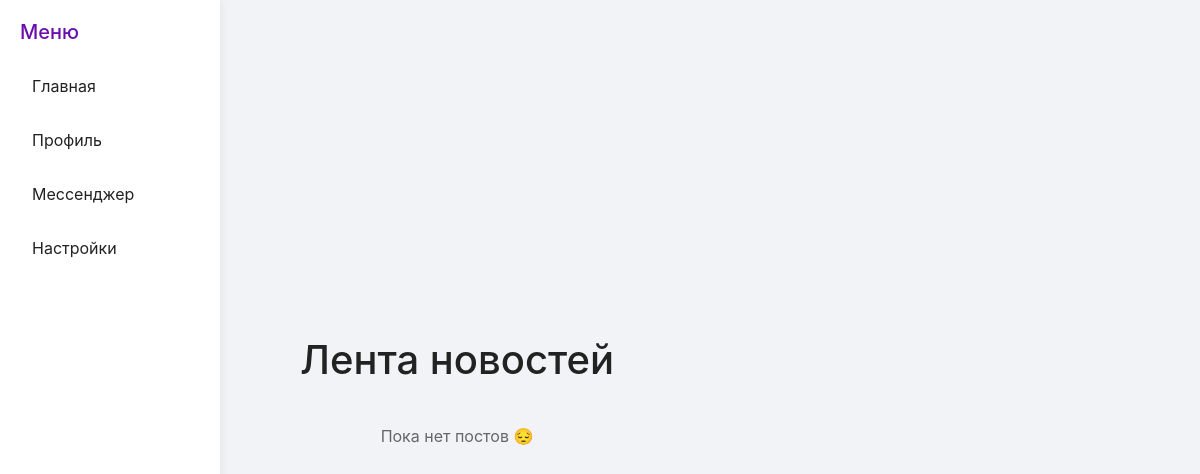
Page /main/ on the earlier database version.
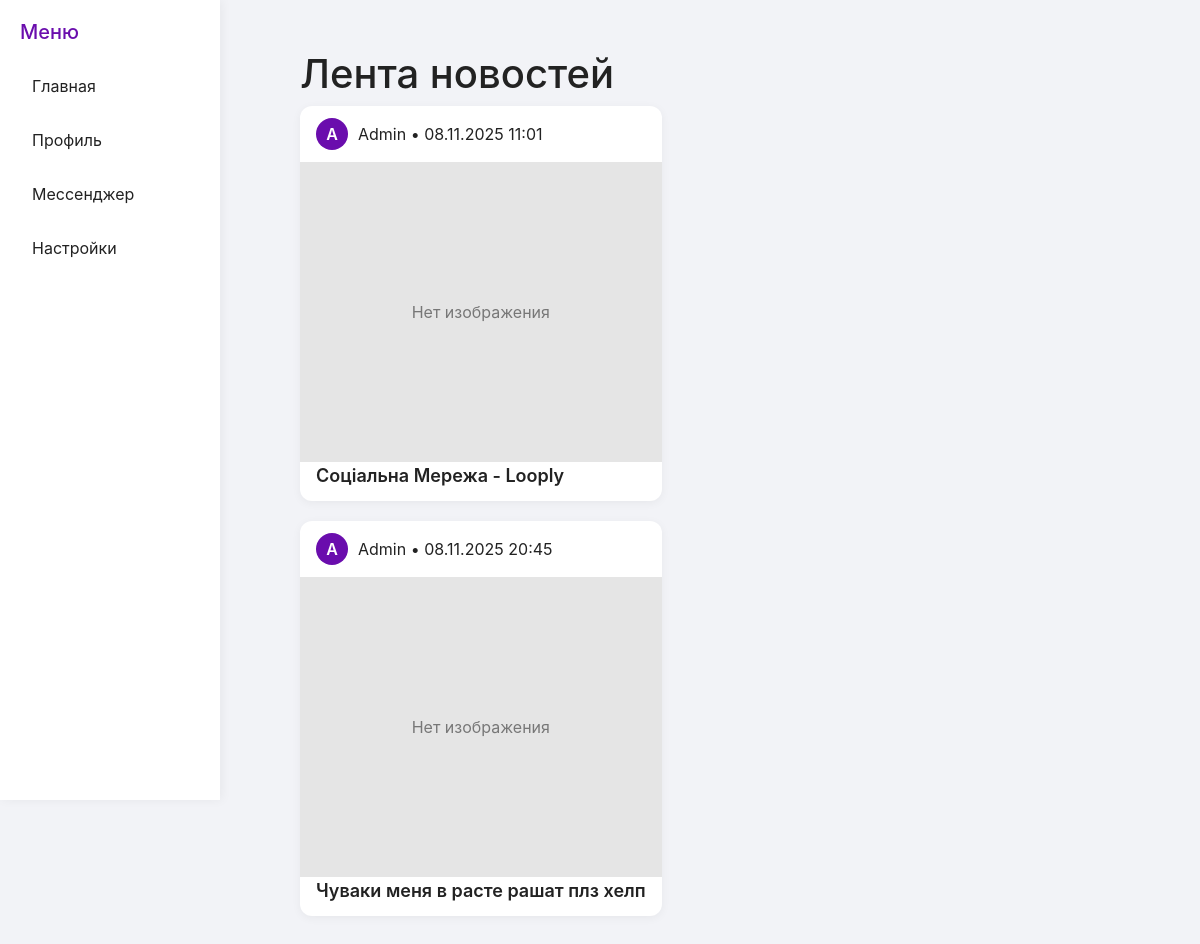
Same page on the later database version.
### LooplyApp/models.py (models this page shows, shortened)
class Post(models.Model):
    author = models.ForeignKey(User, on_delete=models.CASCADE, related_name='posts')
    title = models.CharField(max_length=150)
    content = models.CharField(null=True, blank=True)
    photos = models.ImageField(upload_to='posts/', blank=True, null=True)
    created_at = models.DateTimeField(auto_now_add=True)

class User(AbstractUser):
    ROLE_CHOICES = [
        ('user', 'Пользователь'),
        ('moder', 'Модератор'),
        ('admin', 'Администратор'),
    ]
    username = models.CharField(max_length=50, unique=True)
    email = models.EmailField(unique=True)
    avatar = models.ImageField(null=True, blank=True)
    bio = models.CharField(null=True, blank=True, max_length=150)
    role = models.CharField(max_length=20, choices=ROLE_CHOICES, default='user')
    USERNAME_FIELD = 'username'
    REQUIRED_FIELDS = ['email']

### LooplyApp/views.py (the view)
# urls.py: path('main/', views.main_view, name='main'),
def main_view(request):
    posts = Post.objects.all()
    return render(request, "main.html", {
        "posts": posts
    })

### templates/main.html (shortened to what this page needs)
{% extends "base.html" %}
{% load static %}
{% block content %}
<div class="sidebar">
    <h2>Меню</h2>
    <a href="{% url 'main' %}">Главная</a>
    <a href="{% url 'profile' user.id %}">Профиль</a>
    <a href="#">Мессенджер</a>
    <a href="#">Настройки</a>
</div>
<div class="main-container">
    <h1>Лента новостей</h1>
    {% if posts %}
        {% for post in posts %}
            <div class="post-card">
                <div class="post-header">
                    <a href="{% url 'profile_user' post.author.id %}"
                        style="text-decoration:none; color:inherit; display:flex; align-items:center; gap:10px;">
                        {% if post.author.profile.avatar %}
                            <img src="{{ post.author.profile.avatar.url }}" alt="Аватар" class="avatar">
                        {% else %}
                            <div class="avatar">
                                {{ post.author.username|slice:":1"|upper }}
                            </div>
                        {% endif %}
                        <span>{{ post.author.username }} • {{ post.created_at|date:"d.m.Y H:i" }}</span>
                    </a>
                </div>
                <a href="{% url 'post_detail' post.id %}" style="text-decoration:none; color:inherit;">
                    {% if post.image %}
                        <img src="{{ post.image.url }}" class="post-image">
                    {% else %}
                        <div class="post-image" style="background:#e5e5e5;display:flex;align-items:center;justify-content:center;color:#777;">
                            Нет изображения
                        </div>
                    {% endif %}
                    <div class="post-title">{{ post.title }}</div>
                </a>
            </div>
        {% endfor %}
    {% else %}
        <p class="no-posts">Пока нет постов 😔</p>
    {% endif %}
</div>
{% endblock %}

### templates/base.html (shortened to what this page needs)
<!DOCTYPE html>
<html lang="uk">
<head>
     <link href="https://cdn.jsdelivr.net/npm/bootstrap@5.3.6/dist/css/bootstrap.min.css" rel="stylesheet">
    {% load static %}
		<link rel="stylesheet" href="{% static 'css/style.css' %}">
</head>
<body>
    {% block content %}{% endblock %}
</body>
</html>

### static/css/style.css (style rules this page uses)
body { background: #f3f6f9; font-family: Inter, Segoe UI, system-ui, Arial, sans-serif; margin: 0; padding: 0; }
body { margin: 0; padding: 0; font-family: 'Inter', 'Segoe UI', sans-serif; background: linear-gradient(135deg, #e0f2ff, #f3f6f9); display: flex; justify-content: center; align-items: center; min-height: 100vh; }

### templates/main.html (style rules this page uses)
body { background: #f2f3f7; font-family: "Inter", sans-serif; color: #222; margin: 0; }
.sidebar { width: 220px; background: #fff; position: fixed; top: 0; left: 0; margin: 0; height: 100vh; padding: 20px; box-sizing: border-box; box-shadow: 2px 0 10px rgba(0,0,0,0.05); display: flex; flex-direction: column; }
.sidebar h2 { margin: 0 0 20px 0; font-size: 20px; color: #6A0DAD; }
.sidebar a { text-decoration: none; color: #222; padding: 10px 12px; margin-bottom: 10px; border-radius: 8px; transition: background 0.2s; }
.main-container { max-width: 1000px; margin-left: 280px; margin-right: auto; margin-top: 30px; margin-bottom: 30px; padding: 20px; }
.post-card { border-radius: 12px; overflow: hidden; background: #fff; box-shadow: 0 2px 10px rgba(0,0,0,0.05); margin-bottom: 20px; text-decoration: none; color: inherit; transition: transform 0.2s ease, box-shadow 0.2s ease; }
.post-header { display: flex; justify-content: space-between; align-items: center; padding: 12px 16px; }
.avatar { width: 32px; height: 32px; border-radius: 50%; display: flex; align-items: center; justify-content: center; font-weight: 600; color: #fff; text-transform: uppercase; background-color: #6A0DAD; }
.post-title { padding: 0 16px 12px 16px; font-size: 18px; font-weight: 600; color: #222; }
.post-image { width: 100%; height: 300px; object-fit: cover; }

Differences in the rows shown:
added Post: author.username "A", author.username "Admin", created_at "08.11.2025 11:01", title "Соціальна Мережа - Looply"
added Post: author.username "A", author.username "Admin", created_at "08.11.2025 20:45", title "Чуваки меня в расте рашат плз хелп"
Other differences:
text no longer shown: "Пока нет постов 😔"
